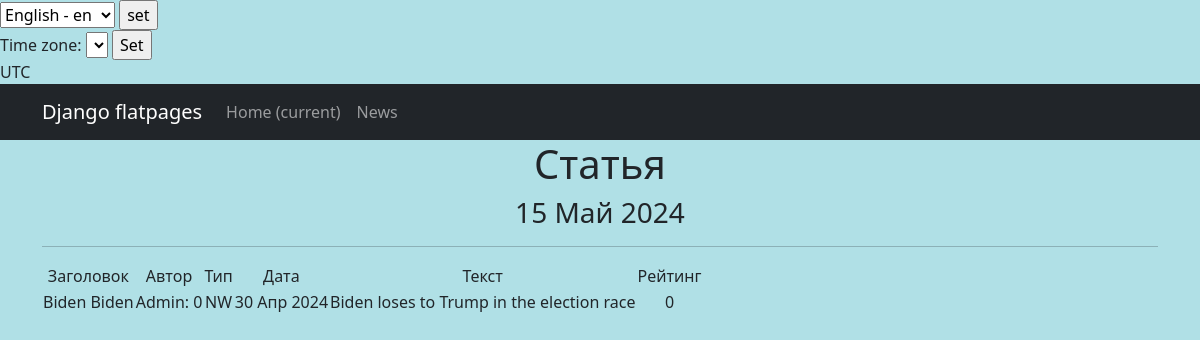
Screenshot of /news/1 with the database file from the repository.
### news/models.py (models this page shows, shortened)
class Post(models.Model):
    NEWS = 'NW'
    ARTICLE = "AR"
    POSITIONS = [
        (NEWS, 'Новость'),
        (ARTICLE, 'Статья')
    ]
    author = models.ForeignKey(Author, help_text=_('автор'), on_delete=models.CASCADE)
    type = models.CharField(max_length=20, help_text=_('тип'),choices=POSITIONS, default=NEWS)
    time_in = models.DateTimeField(auto_now_add=True)
    category = models.ManyToManyField(Category, verbose_name=gettext_lazy('категория: может быть любой'),through='PostCategory')
    title = models.CharField(
        max_length=255,
        help_text=_('заголовок'),
        unique=True,
    )
    text = models.TextField(help_text=_('текст'),)
    rating = models.IntegerField(help_text=_('рейтинг'), default=0)
    def __str__(self):
        return self.title

class Author(models.Model):
    user = models.OneToOneField(User, on_delete=models.CASCADE)
    rating = models.IntegerField(default=0)
    def __str__(self):
        return f'{self.user.username.title()}: {self.rating}'

### news/views.py (the view)
# urls.py: path('<int:pk>', PostDetail.as_view(),name='post'),
class PostDetail(DetailView):
    queryset = Post.objects.order_by('-time_in')
    template_name = 'post.html'
    context_object_name = 'posts'
    def get_context_data(self, **kwargs):
        context = super().get_context_data(**kwargs)
        context['time_now'] = datetime.utcnow()
        return context
    def post(self, request):
        request.session['django_timezone'] = request.POST['timezone']
        return redirect('/news/<int:pk>/')

### news/templatetags/custom_filters.py (called while the page is built)
@register.filter()
def censor(value):
    new_text = value.replace('редиска', 'р******')
    new_text = new_text.replace('скуф', 'ск**')
    return new_text

### templates/post.html (shortened to what this page needs)
{% extends 'flatpages/default.html' %}
{% load i18n %}
{% load custom_filters %}
{% load custom_tags %}
{% block content %}
    <h1>{% trans "Статья" %}</h1>
    <h3>{{ time_now|date:'d M Y' }}</h3>
    <hr>
   {% if posts %}
       <table>
           <tr>
               <td>{% trans "Заголовок" %}</td>
               <td>{% trans "Автор" %}</td>
               <td>{% trans "Тип" %}</td>
               <td>{% trans "Дата" %}</td>
               <td>{% trans "Текст" %}</td>
               <td>{% trans "Рейтинг" %}</td>
           </tr>
           <tr>
               <td>{{ posts.title|censor }}</td>
               <td>{{ posts.author}}</td>
               <td>{{ posts.type}}</td>
               <td>{{ posts.time_in|date:'d M Y' }}</td>
               <td>{{ posts.text|censor}}</td>
               <td>{{ posts.rating}}</td>
           </tr>
       </table>
   {% endif %}
{% endblock content %}

### rows the page displays
Post: title|censor "Biden Biden", author "Admin: 0", type "NW", time_in "30 Апр 2024", text|censor "Biden loses to Trump in the election race", rating "0"

### other values shown
{{ TIME_ZONE }} "UTC"
{{ time_now|date:'d M Y' }} "15 Май 2024"
form field language "English - en"
